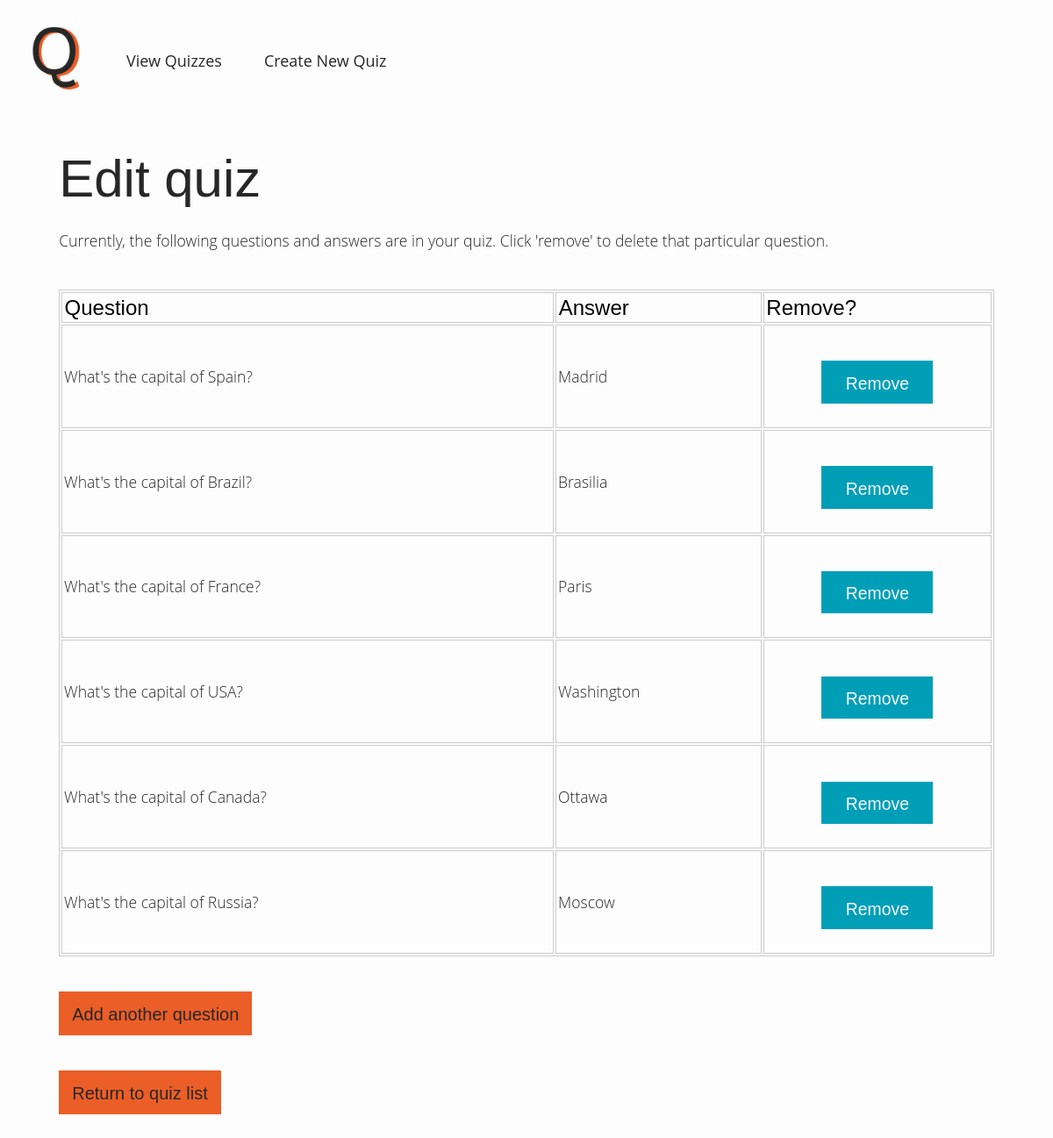
Page /edit/2 on the committed database.
### app/models.py (models this page shows, shortened)
class Question(db.Model):
    id = db.Column(db.Integer, primary_key=True)
    question = db.Column(db.String(120), index=True, unique=False)
    answer = db.Column(db.String(120), index=True, unique=False)
    quiz_id = db.Column(db.Integer, db.ForeignKey("quiz.id"))

### app/routes.py (the view, shortened to what this page needs)
@app.route("/edit/<quiz_id>", methods=["GET", "POST"])
def edit(quiz_id):
	questions = Question.query.filter(Question.quiz_id==quiz_id)
	return render_template("edit.html", questions=questions, quiz_id=quiz_id)

### app/templates/edit.html (shortened to what this page needs)
{% extends "base.html" %}
{% block body %}
	<div class="quiz">
		<h1>Edit quiz</h1>
		<p class="tagline">Currently, the following questions and answers are in your quiz. Click 'remove' to delete that particular question.</p>
		<table id="edit-question-table">
			<tr>
				<th>Question</th>
				<th>Answer</th>
				<th>Remove?</th>
			</tr>
			{% for question in questions %}
				<tr>
					<td>{{ question.question }}</td>
					<td>{{ question.answer }}</td>
					<td>
						<form method="POST" action="/delete">
							<div id="remove-question">
								<input type="submit" value="Remove">
							</div>
						</form>
					</td>
				</tr>
			{% endfor %}
		</table>
		<button><a href="/add/{{ quiz_id }}">Add another question</a></button><br>
		<button><a href="/">Return to quiz list</a></button><br>
	</div>
{% endblock %}

### app/static/css/main.css (style rules this page uses)
body { align-items: left; background-color: #FDFDFD; }
h1 { font-family: Work Sans, sans-serif; font-weight: 300; font-size: 3.75em; margin-bottom: 0.4em; color: #272727; }
p { font-family: Open Sans, sans-serif; margin-bottom: 0px; font-size: 1.1em; font-weight: 300; color: #272727; }
a { text-decoration: none; color: #272727; }
input { width: 100%; margin-bottom: 1.3em; }
input[type="submit"], textarea, button { background-color: #EB5E28; border: none; padding: 0.75em; height: 2.5em; margin-top: 2em; font-family: Work Sans, sans-serif; font-weight: 400; font-size: 1.25em; text-decoration: none; color: #272727; }
.quiz { margin-left: 5%; margin-right: 5%; margin-bottom: 5%; }
.tagline { margin-bottom: 2.5em; }
table { width: 100%; }
th, td { padding: 0.1em; text-align: left; }
th { font-family: Work Sans, sans-serif; font-weight: 500; font-size: 1.5em; }
td { font-family: Open Sans, sans-serif; margin-bottom: 0px; font-size: 1.1em; font-weight: 300; }
#remove-question { width: 50%; margin-left: 25%; }
#remove-question input[type="submit"] { width: 100%; background-color: #009FB7; color: #f7f7f7; font-weight: 300; font-size: 1.1em; }
#edit-question-table, tr, td, th { border: 1px solid #ccc; }
#edit-question-table td { font-family: Open Sans, sans-serif; margin-bottom: 0px; font-size: 1.1em; font-weight: 300; color: #272727; }

### rows in the picture
Question: question "What's the capital of Spain?", answer "Madrid"
Question: question "What's the capital of Brazil?", answer "Brasilia"
Question: question "What's the capital of France?", answer "Paris"
Question: question "What's the capital of USA?", answer "Washington"
Question: question "What's the capital of Canada?", answer "Ottawa"
Question: question "What's the capital of Russia?", answer "Moscow"
